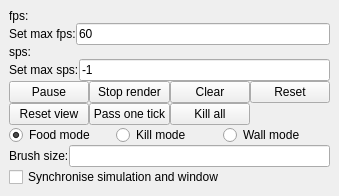
       <widget class="QFrame" name="frame_2">
        <property name="sizePolicy">
         <sizepolicy hsizetype="Minimum" vsizetype="Minimum">
          <horstretch>0</horstretch>
          <verstretch>0</verstretch>
         </sizepolicy>
        </property>
        <property name="minimumSize">
         <size>
          <width>0</width>
          <height>0</height>
         </size>
        </property>
        <property name="frameShape">
         <enum>QFrame::NoFrame</enum>
        </property>
        <property name="frameShadow">
         <enum>QFrame::Sunken</enum>
        </property>
        <property name="lineWidth">
         <number>0</number>
        </property>
        <layout class="QVBoxLayout" name="verticalLayout_6">
         <property name="spacing">
          <number>0</number>
         </property>
         <property name="leftMargin">
          <number>9</number>
         </property>
         <property name="topMargin">
          <number>9</number>
         </property>
         <property name="rightMargin">
          <number>9</number>
         </property>
         <property name="bottomMargin">
          <number>9</number>
         </property>
         <item>
          <widget class="QLabel" name="lb_fps">
           <property name="text">
            <string>fps:</string>
           </property>
           <property name="buddy">
            <cstring>le_fps</cstring>
           </property>
          </widget>
         </item>
         <item>
          <layout class="QHBoxLayout" name="horizontalLayout_6">
           <item>
            <widget class="QLabel" name="label_2">
             <property name="text">
              <string>Set max fps:</string>
             </property>
            </widget>
           </item>
           <item>
            <widget class="QLineEdit" name="le_fps">
             <property name="text">
              <string>60</string>
             </property>
            </widget>
           </item>
          </layout>
         </item>
         <item>
          <widget class="QLabel" name="lb_sps">
           <property name="text">
            <string>sps:</string>
           </property>
          </widget>
         </item>
         <item>
          <layout class="QHBoxLayout" name="horizontalLayout_5">
           <item>
            <widget class="QLabel" name="label_3">
             <property name="text">
              <string>Set max sps:</string>
             </property>
            </widget>
           </item>
           <item>
            <widget class="QLineEdit" name="le_sps">
             <property name="enabled">
              <bool>true</bool>
             </property>
             <property name="text">
              <string>-1</string>
             </property>
            </widget>
           </item>
          </layout>
         </item>
         <item>
          <layout class="QGridLayout" name="gridLayout">
           <item row="0" column="3">
            <widget class="QPushButton" name="b_reset">
             <property name="text">
              <string>Reset</string>
             </property>
            </widget>
           </item>
           <item row="1" column="0">
            <widget class="QPushButton" name="b_reset_view">
             <property name="text">
              <string>Reset view</string>
             </property>
            </widget>
           </item>
           <item row="1" column="1">
            <widget class="QPushButton" name="b_pass_one_tick">
             <property name="text">
              <string>Pass one tick</string>
             </property>
            </widget>
           </item>
           <item row="0" column="1">
            <widget class="QPushButton" name="tb_stoprender">
             <property name="text">
              <string>Stop render</string>
             </property>
             <property name="checkable">
              <bool>true</bool>
             </property>
            </widget>
           </item>
           <item row="1" column="2">
            <widget class="QPushButton" name="b_kill_all_organisms_slot">
             <property name="text">
              <string>Kill all</string>
             </property>
            </widget>
           </item>
           <item row="0" column="0">
            <widget class="QPushButton" name="tb_pause">
             <property name="text">
              <string>Pause</string>
             </property>
             <property name="checkable">
              <bool>true</bool>
             </property>
            </widget>
           </item>
           <item row="0" column="2">
            <widget class="QPushButton" name="b_clear">
             <property name="text">
              <string>Clear</string>
             </property>
            </widget>
           </item>
          </layout>
         </item>
         <item>
          <layout class="QHBoxLayout" name="horizontalLayout_3">
           <item>
            <widget class="QRadioButton" name="rb_food">
             <property name="enabled">
              <bool>true</bool>
             </property>
             <property name="text">
              <string>Food mode</string>
             </property>
             <property name="checked">
              <bool>true</bool>
             </property>
             <attribute name="buttonGroup">
              <string notr="true">cursor_modes</string>
             </attribute>
            </widget>
           </item>
           <item>
            <widget class="QRadioButton" name="rb_kill">
             <property name="enabled">
              <bool>true</bool>
             </property>
             <property name="text">
              <string>Kill mode</string>
             </property>
             <attribute name="buttonGroup">
              <string notr="true">cursor_modes</string>
             </attribute>
            </widget>
           </item>
           <item>
            <widget class="QRadioButton" name="rb_wall">
             <property name="enabled">
              <bool>true</bool>
             </property>
             <property name="text">
              <string>Wall mode</string>
             </property>
             <attribute name="buttonGroup">
              <string notr="true">cursor_modes</string>
             </attribute>
            </widget>
           </item>
           <item>
            <widget class="QRadioButton" name="rb_null_button">
             <property name="enabled">
              <bool>false</bool>
             </property>
             <property name="maximumSize">
              <size>
               <width>0</width>
               <height>0</height>
              </size>
             </property>
             <property name="text">
              <string/>
             </property>
             <attribute name="buttonGroup">
              <string notr="true">cursor_modes</string>
             </attribute>
            </widget>
           </item>
          </layout>
         </item>
         <item>
          <layout class="QHBoxLayout" name="horizontalLayout_41">
           <item>
            <widget class="QLabel" name="label_43">
             <property name="text">
              <string>Brush size:</string>
             </property>
            </widget>
           </item>
           <item>
            <widget class="QLineEdit" name="le_brush_size"/>
           </item>
          </layout>
         </item>
         <item>
          <widget class="QCheckBox" name="cb_synchronise_sim_and_win">
           <property name="text">
            <string>Synchronise simulation and window</string>
           </property>
           <property name="checked">
            <bool>false</bool>
           </property>
          </widget>
         </item>
        </layout>
       </widget>
